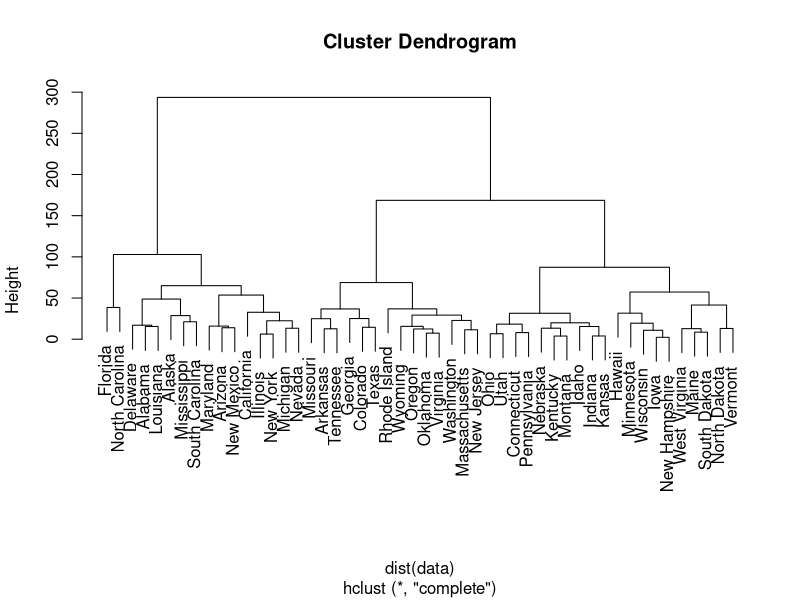
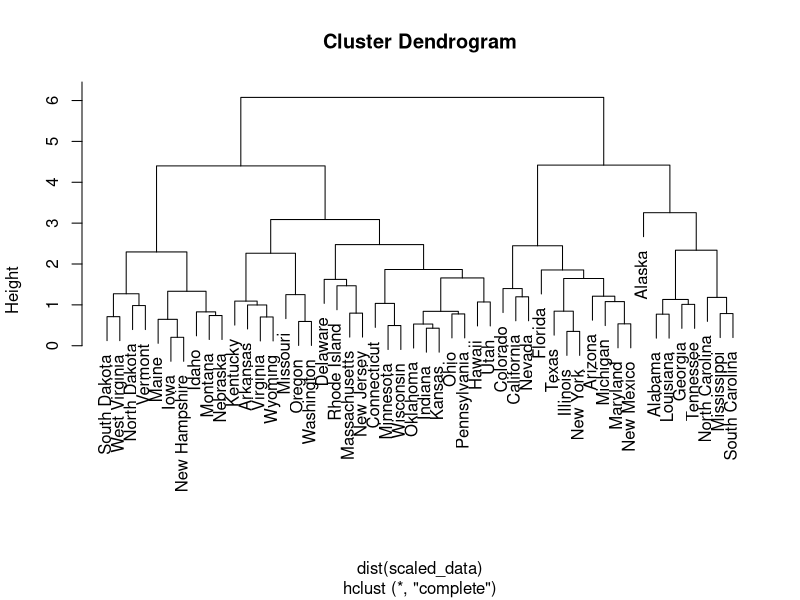

Recreate these plots in R, in order.
data = USArrests

# dist computes euclidean distance
# Computing hierarchical cluster
hc.complete = hclust(dist(data), method='complete')
plot(hc.complete)

clust3 = cutree(hc.complete, 3)

scaled_data = scale(data)
hc.compl.sc = hclust(dist(scaled_data), method='complete')
plot(hc.compl.sc)
